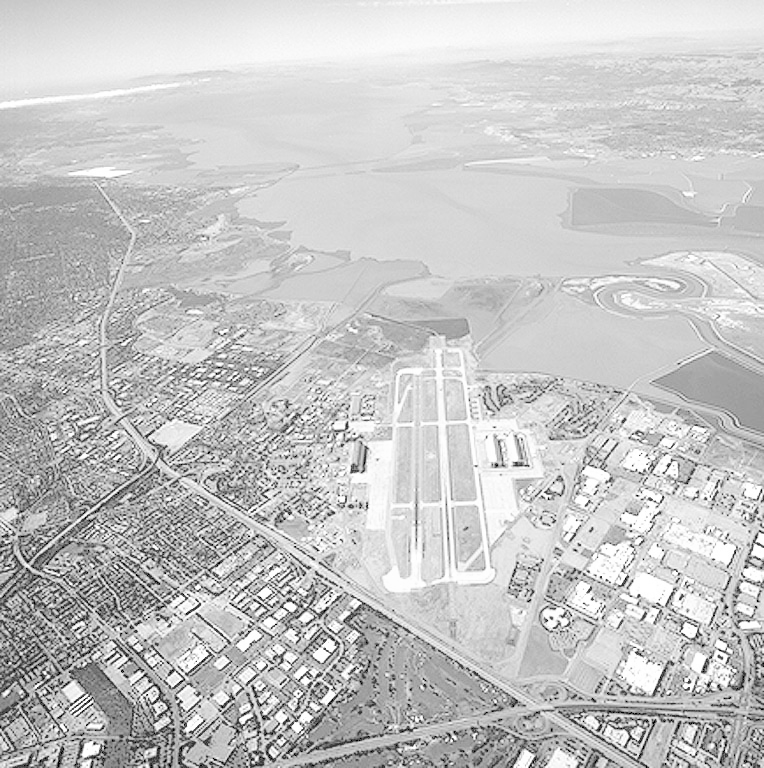
#> input picture images/aerial_view.tif, 764 x 768 px
$ python part_9.py
#> lines starting #> are read from the running program, lines starting #| are printed output that depends on the picture
#> the answer given: ../images/aerial_view.tif
import cv2
import matplotlib.pyplot as plt
import numpy as np
from PIL import Image


def salt_and_pepper_noise(file_path):
    # Open the image from the selected file
#> called with file_path = '../images/aerial_view.tif'
    image = Image.open(file_path)
#> image is the input picture: PIL image 764x768 L; min 0, max 255, mean 197.2
    # Load the image into an array
    arr_image = np.asarray(image)
    # Determine the size of the image
    width, height = image.size
#> width = 764; height = 768

    # Defined constants
    # sp = 0.5
    # amount = 0.05

    # Copy the image to an array
    arr_image_salt_pepper = np.copy(arr_image)

    # Create salt and pepper noise
    # num_salt = np.ceil(amount * arr_image.size * sp)
    # coords = [np.random.randint(0, i - 1, int(num_salt)) for i in arr_image.shape]
    # arr_image_salt_pepper[tuple(coords)] = 1

    # num_pepper = np.ceil(amount * arr_image.size * (1. - sp))
    # coords = [np.random.randint(0, i - 1, int(num_pepper)) for i in arr_image.shape]
    # arr_image_salt_pepper[tuple(coords)] = 0

    plt.figure(figsize=(15, 10))

    plt.subplot(2, 3, 1)
    plt.title('Original Image')
    plt.imshow(arr_image, cmap='gray', vmin=0, vmax=255)

    # plt.subplot(2, 3, 3)
    # plt.title('Image with "Salt and Pepper" Noise')
    # plt.imshow(arr_image_salt_pepper, cmap='gray', vmin=0, vmax=255)

    print("Which filter to use:\n"
          "[1] Averaging filter with square mask\n"
          "[2] Nonlinear median filter\n"
          "[3] Minimum filter\n"
          "[4] Maximum filter")

    choose = int(input("Your choice: "))
#> the answer given: 1

    if choose == 1:
        square_mask_filter(arr_image_salt_pepper)
    elif choose == 2:
        nonlinear_median_filter(arr_image_salt_pepper)
    elif choose == 3:
        minimum_filter(arr_image_salt_pepper)
    elif choose == 4:
        maximum_filter(arr_image_salt_pepper)
    else:
        print("Invalid choice")


def square_mask_filter(arr_image_salt_pepper):
    # Filtering with a square mask
    new_image_mask_3x3 = cv2.blur(arr_image_salt_pepper, (3, 3))
    new_image_mask_9x9 = cv2.blur(arr_image_salt_pepper, (9, 9))
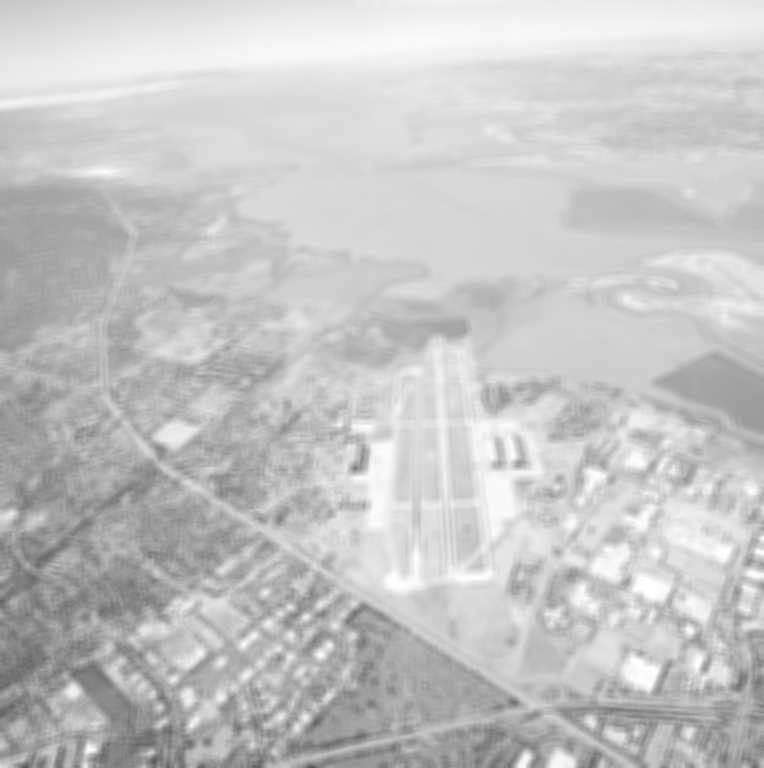
#> new_image_mask_9x9: shape (768, 764); min 86, max 255, mean 197.2
    new_image_mask_15x15 = cv2.blur(arr_image_salt_pepper, (15, 15))

    plt.subplot(2, 3, 4)
    plt.title('"Salt and Pepper" Noise, 3x3 Mask')
    plt.imshow(new_image_mask_3x3, cmap='gray', vmin=0, vmax=255)

    plt.subplot(2, 3, 5)
    plt.title('"Salt and Pepper" Noise, 9x9 Mask')
    plt.imshow(new_image_mask_9x9, cmap='gray', vmin=0, vmax=255)

    plt.subplot(2, 3, 6)
    plt.title('"Salt and Pepper" Noise, 15x15 Mask')
    plt.imshow(new_image_mask_15x15, cmap='gray', vmin=0, vmax=255)

    plt.suptitle("Averaging Filter with Square Mask", fontsize=16)
    plt.show()
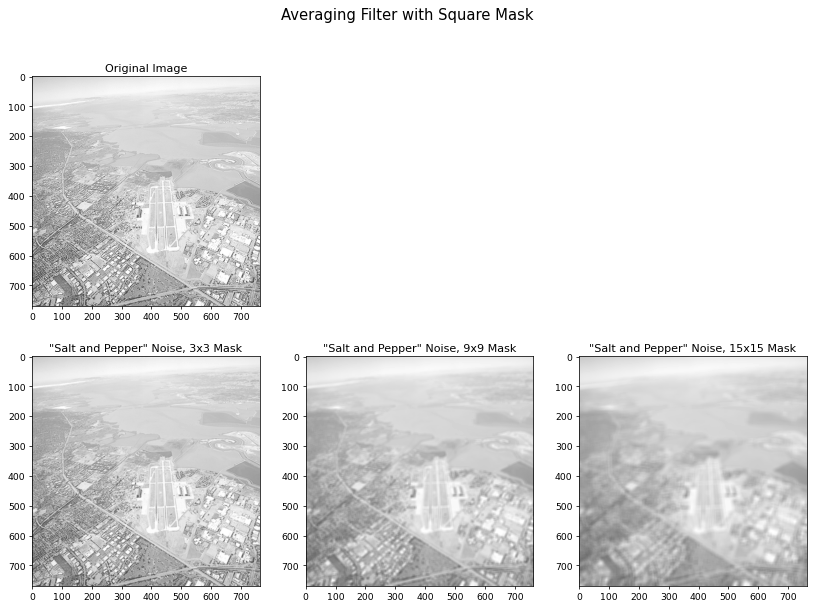
#> figure drawn by matplotlib, 4 panels


# [65 lines left out: functions nonlinear_median_filter, minimum_filter, maximum_filter, not called in this run]


def read_file():
    import tkinter.filedialog
    window = tkinter.Tk()
    window.wm_attributes('-topmost', 1)
    window.withdraw()
    file_path = tkinter.filedialog.askopenfilename()

    return file_path


def main():
    file_path = read_file()

    if file_path:
        salt_and_pepper_noise(file_path)
    else:
        print("No file selected")

if __name__ == "__main__":
    main()

$ run again, on images/cboard_pepper_only.tif
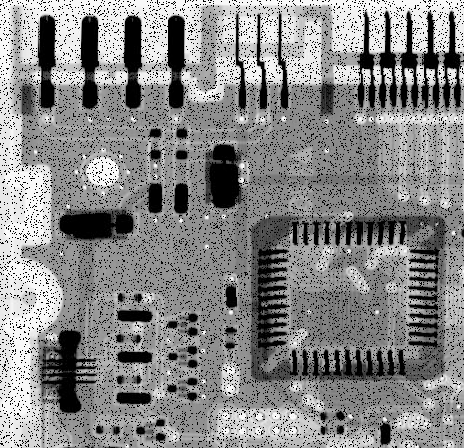
#> input picture images/cboard_pepper_only.tif, 464 x 448 px
#> in salt_and_pepper_noise, image is the input picture: PIL image 464x448 L; min 0, max 255, mean 135.7
#> in square_mask_filter, `new_image_mask_15x15 = cv2.blur(arr_image_salt_pepper, (15, 15))`:
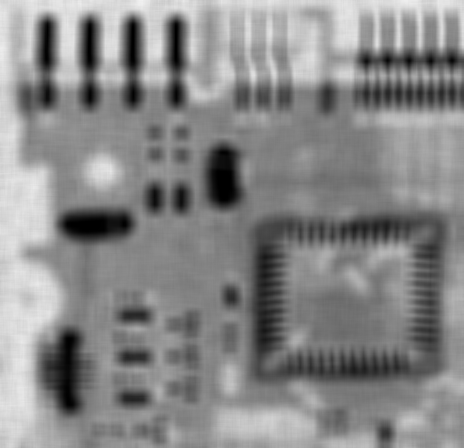
#> new_image_mask_15x15: shape (448, 464); min 0, max 241, mean 135.7
#> in square_mask_filter, `plt.show()`:
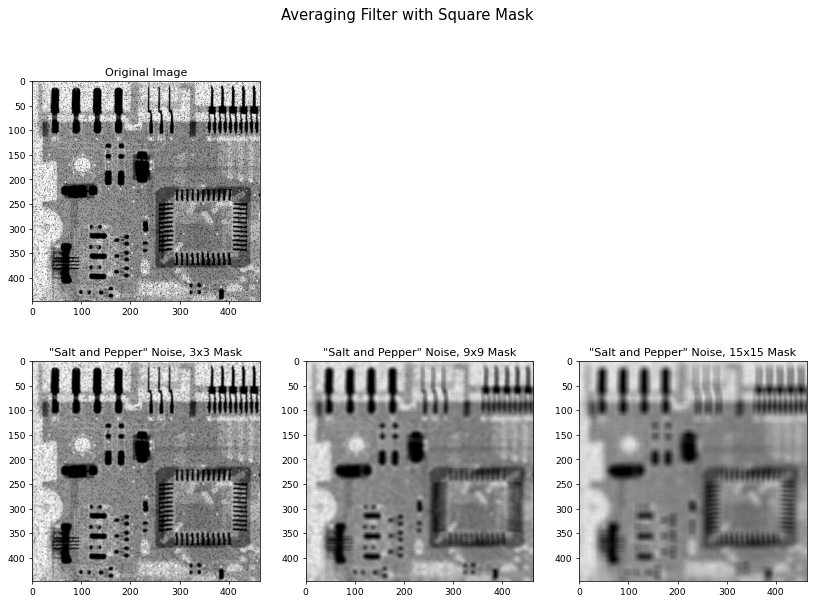
#> figure drawn by matplotlib, 4 panels

$ run again, on images/cboard_salt_pepper.tif
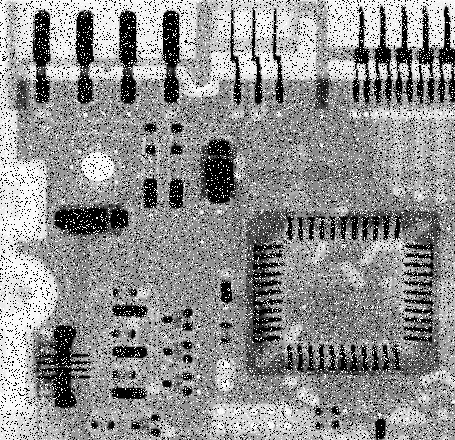
#> input picture images/cboard_salt_pepper.tif, 455 x 440 px
#> in salt_and_pepper_noise, image is the input picture: PIL image 455x440 L; min 0, max 255, mean 144.1
#> in square_mask_filter, `new_image_mask_15x15 = cv2.blur(arr_image_salt_pepper, (15, 15))`:
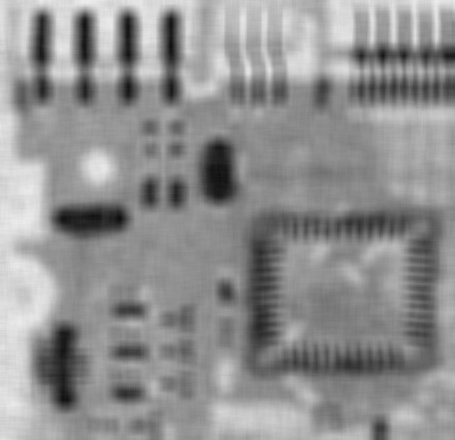
#> new_image_mask_15x15: shape (440, 455); min 15, max 238, mean 144
#> in square_mask_filter, `plt.show()`:
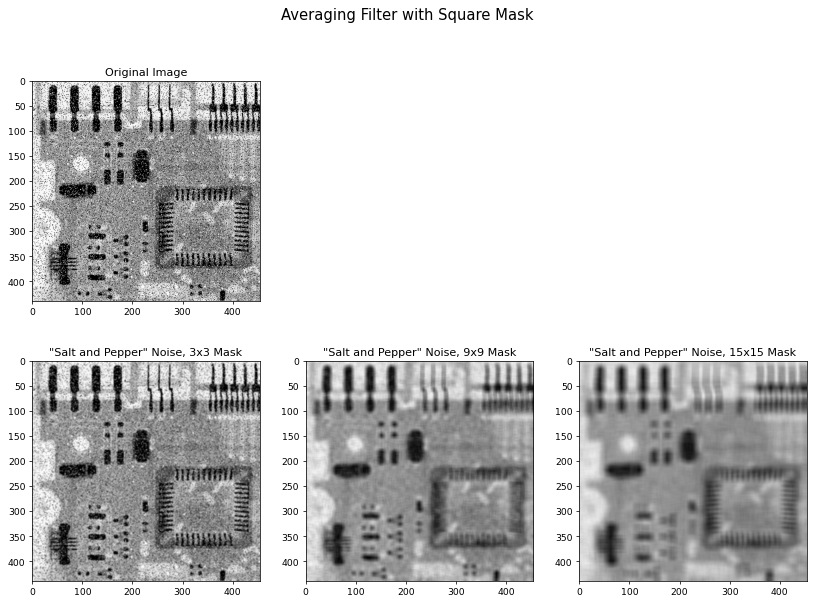
#> figure drawn by matplotlib, 4 panels
